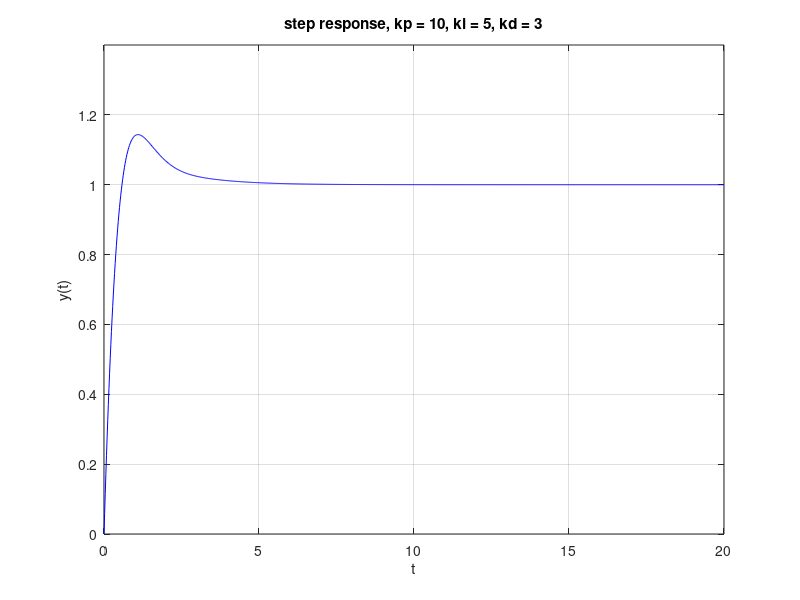
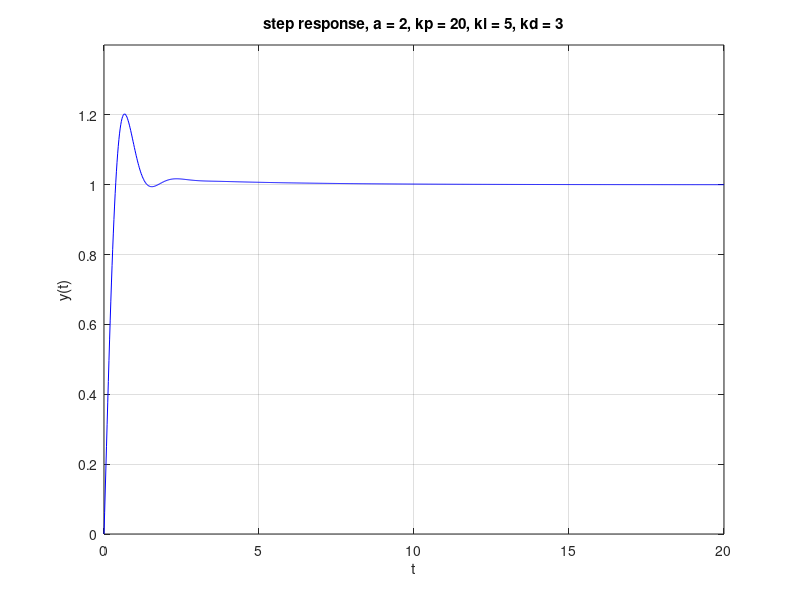
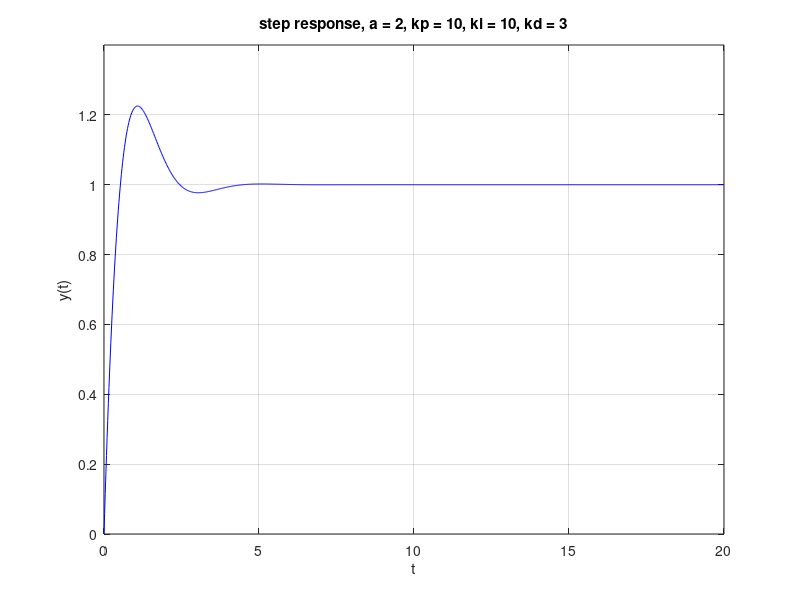
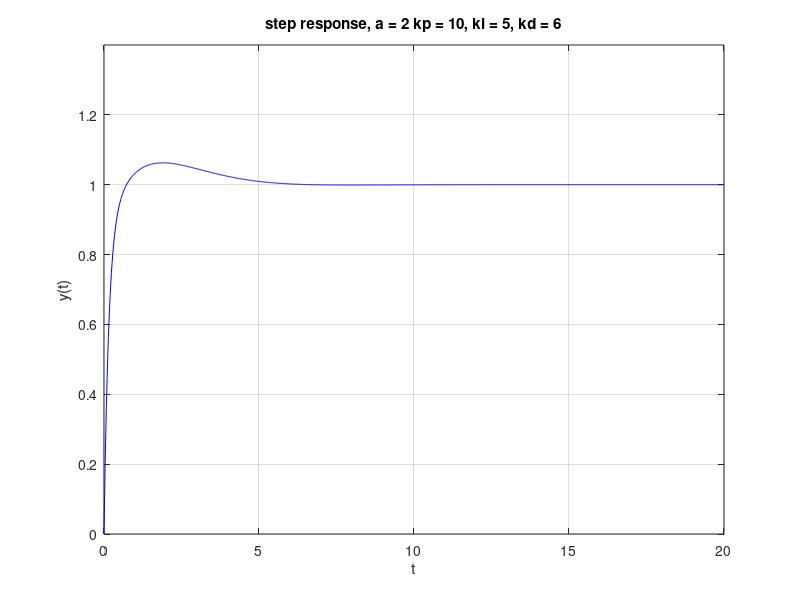

Reproduce these figures in MATLAB, in order.
%% Daniel Revie
% Lab 4
% 11.19.2016
clear;
close all;

%% (a)

% declare parameter values
a = 2; kp = 10; ki = 5; kd = 3;

% Construct transfer function objects for the following:
%   1) System G(S)
%   2) Controller G_c(s)
%   3) Closed-loop feedback system H(s)
%   4) Tracking error H_err(s)
s = tf('s');
G = 1/(s*(s+a));
Gc = kp + ki/s + kd*s;
H = minreal(Gc*G/(1+Gc*G));
Herr = minreal(1/(1+Gc*G));
Hdist = minreal(G/(1+Gc*G));

% Calculate Poles
p = roots(H.den{1});    % H.dem{1} is the vector of the denominator of coefficients of H(s)
p = pzmap(H);

% Calculate the 40-db time constant from the pole lying closest to the
% imaginary axis on the s-plane.
tau = -log10(100)/abs(real(p(3)))
% Define t as a vector of 1001 equally spaced samples spanning the
% intervale 0<=t<=20
t = linspace(0,20,1001);

% Define the unit step
u = @(t) double(t>=0);

% define lsim
y = lsim(H, u(t), t);

% Plot
figure
plot(t, y, 'b-');
title('step response, kp = 10, ki = 5, kd = 3');
xlabel('t');
ylabel('y(t)');
axis([0 20 0 1.4])
grid on;

% Repeat by doubling PID paramters one at a time


% Double p
a = 2; ki = 5; kd = 3;
kp = 20;
G = 1/(s*(s+a));
Gc = kp + ki/s + kd*s;
H = minreal(Gc*G/(1+Gc*G));
% define lsim
y = lsim(H, u(t), t);
% Plot
figure
plot(t, y, 'b-');
title('step response, a = 2, kp = 20, ki = 5, kd = 3');
xlabel('t');
ylabel('y(t)');
axis([0 20 0 1.4])
grid on;
% Double i
a = 2; kp = 10; kd = 3;
ki = 10;
G = 1/(s*(s+a));
Gc = kp + ki/s + kd*s;
H = minreal(Gc*G/(1+Gc*G));
% define lsim
y = lsim(H, u(t), t);
% Plot
figure
plot(t, y, 'b-');
title('step response, a = 2, kp = 10, ki = 10, kd = 3');
xlabel('t');
ylabel('y(t)');
axis([0 20 0 1.4])
grid on;
% Double d
a = 2; kp = 10; ki = 5;
kd = 6;
G = 1/(s*(s+a));
Gc = kp + ki/s + kd*s;
H = minreal(Gc*G/(1+Gc*G));
% define lsim
y = lsim(H, u(t), t);
% Plot
figure
plot(t, y, 'b-');
title('step response, a = 2 kp = 10, ki = 5, kd = 6');
xlabel('t');
ylabel('y(t)');
axis([0 20 0 1.4])
grid on;

% Doubling dp increases the maximum peak of the output. 
% Doubling ki extends the peak value of the output.
% Doubling kd reduces the peak value of the output.


% Double p and i 
%a = 2; kd = 3;
%kp = 20; ki = 10; 
%G = 1/(s*(s+a));
%Gc = kp + ki/s + kd*s;
%H = minreal(Gc*G/(1+Gc*G));

% Double p and d 
%a = 2; ki = 5;
%kp = 20; kd = 6;
%G = 1/(s*(s+a));
%Gc = kp + ki/s + kd*s;
%H = minreal(Gc*G/(1+Gc*G));

%% (b)
% declare parameter values
a = 2; kp = 10; ki = 5; kd = 3;
s = tf('s');
G = 1/(s*(s+a));
Gc = kp + ki/s + kd*s;
H = minreal(Gc*G/(1+Gc*G));
Herr = minreal(1/(1+Gc*G));
Hdist = minreal(G/(1+Gc*G));
t = linspace(0,20,1001);
u = @(t) double(t>=0);


r1 = u(t) + u(t-10);
r2 = 0.1.*t.*u(t);
r3 = atan(0.1*t).*u(t);

r4_1 = .04.*t.*u(t) - .04.*t.*u(t-10);
r4_2 = (-2 + 0.69.*t - 0.07.*t.^2 + 0.0025.*t.^3).*u(t-10) - (-2 + 0.69.*t - 0.07.*t.^2 + 0.0025.*t.^3).*u(t-14);
r4_3 = (0.8 + 0.2.*(t - 14)).*u(t-14) - (0.8 + 0.2.*(t - 14)).*u(t-20);
r4 = r4_1 + r4_2 + r4_3;

y1 = lsim(H,r1,t);
y2 = lsim(H,r2,t);
y3 = lsim(H,r3,t);
y4 = lsim(H,r4,t);

ye1 = lsim(Herr, r1, t);
ye2 = lsim(Herr, r2, t);
ye3 = lsim(Herr, r3, t);
ye4 = lsim(Herr, r4, t);


figure;
plot(t, y1, 'b-', t, r1, 'r--');
title('tracking step changes');
xlabel('t');
ylabel('y(t)');
axis([0 20 0 2.5])
legend('y(t)', 'r(t)', 'Location', 'NorthWest');

figure;
plot(t, ye1, 'b-');
title('tracking error');
xlabel('t');
ylabel('e(t)');
axis([0 20 -.2 1.4])
grid on;

figure;
plot(t, y2, 'b-', t, r2, 'r--');
title('ramp tracking');
xlabel('t');
ylabel('y(t)');
axis([0 20 0 2.5])
legend('y(t)', 'r(t)', 'Location', 'NorthWest');

figure;
plot(t, ye2, 'b-');
title('tracking error');
xlabel('t');
ylabel('e(t)');
axis([0 20 -.1 .1])
grid on;

figure;
plot(t, y3, 'b-', t, r3, 'r--');
title('ramp tracking with correct angle');
xlabel('t');
ylabel('y(t)');
axis([0 20 0 2.5])
legend('y(t)', 'r(t)', 'Location', 'NorthWest');

figure;
plot(t, ye3, 'b-');
title('tracking error');
xlabel('t');
ylabel('e(t)');
axis([0 20 -.1 .1])
grid on;

figure;
plot(t, y4, 'b-', t, r4, 'r--');
title('accelerating case');
xlabel('t');
ylabel('y(t)');
axis([0 20 0 2.5])
legend('y(t)', 'r(t)', 'Location', 'NorthWest');

figure;
plot(t, ye4, 'b-');
title('tracking error');
xlabel('t');
ylabel('e(t)');
axis([0 20 -.1 .1])
grid on;

% Particular case
ki = 0;
s = tf('s');
G = 1/(s*(s+a));
Gc = kp + ki/s + kd*s;
H = minreal(Gc*G/(1+Gc*G));
Herr = minreal(1/(1+Gc*G));
Hdist = minreal(G/(1+Gc*G));
t = linspace(0,20,1001);
u = @(t) double(t>=0);

r2 = 0.1.*t.*u(t);
y2 = lsim(H,r2,t);
ye2 = lsim(Herr, r2, t);

figure;
plot(t, y2, 'b-', t, r2, 'r--');
title('ramp tracking, ki = 0');
xlabel('t');
ylabel('y(t)');
axis([0 20 0 2.5])
legend('y(t)', 'r(t)');

figure;
plot(t, ye2, 'b-');
title('tracking errorn ki = 0');
xlabel('t');
ylabel('e(t)');
axis([0 20 -.1 .1])
grid on;

%% (c)
% declare parameter values
a = 2; kp = 10; ki = 5; kd = 3; tau = 0.05;
s = tf('s');
G = 1/(s*(s+a));
Gc = kp + ki/s + kd*s/(tau*s + 1);
H = minreal(Gc*G/(1+Gc*G));
Herr = minreal(1/(1+Gc*G));
Hdist = minreal(G/(1+Gc*G));
t = linspace(0,20,1001);
u = @(t) double(t>=0);


r1 = u(t) + u(t-10);
r2 = 0.1.*t.*u(t);
r3 = atan(0.1*t).*u(t);

r4_1 = .04.*t.*u(t) - .04.*t.*u(t-10);
r4_2 = (-2 + 0.69.*t - 0.07.*t.^2 + 0.0025.*t.^3).*u(t-10) - (-2 + 0.69.*t - 0.07.*t.^2 + 0.0025.*t.^3).*u(t-14);
r4_3 = (0.8 + 0.2.*(t - 14)).*u(t-14) - (0.8 + 0.2.*(t - 14)).*u(t-20);
r4 = r4_1 + r4_2 + r4_3;


H = Herr*Gc;
f1 = lsim(H, r1, t);
f2 = lsim(H, r2, t);
f3 = lsim(H, r3, t);
f4 = lsim(H, r4, t);


figure;
plot(t, f1);
title('torque f(t) -- step changes');
xlabel('t');
ylabel('f(t)');
axis([0 20 -20 80])
grid on;

figure;
plot(t, f2);
title('torque f(t) -- ramp tracking');
xlabel('t');
ylabel('f(t)');
axis([0 20 0, .5])
grid on;

figure;
plot(t, f3);
title('torque f(t) -- ramp with correct angle');
xlabel('t');
ylabel('f(t)');
axis([0 20 0, .5])
grid on;

figure;
plot(t, f4);
title('torque f(t) -- accelerating case');
xlabel('t');
ylabel('f(t)');
axis([0 20 0, .7])
grid on;

%% (d)
a = 2; kp = 10; ki = 5; kd = 3; tau = 0.05;
s = tf('s');
G = 1/(s*(s+a));
Gc = kp + ki/s + kd*s/(tau*s + 1);
H = minreal(Gc*G/(1+Gc*G));
Herr = minreal(1/(1+Gc*G));
Hdist = minreal(G/(1+Gc*G));
t = linspace(0,20,1001);
u = @(t) double(t>=0);


r1 = u(t) + u(t-10);
r2 = 0.1.*t.*u(t);
r3 = atan(0.1*t).*u(t);

r4_1 = .04.*t.*u(t) - .04.*t.*u(t-10);
r4_2 = (-2 + 0.69.*t - 0.07.*t.^2 + 0.0025.*t.^3).*u(t-10) - (-2 + 0.69.*t - 0.07.*t.^2 + 0.0025.*t.^3).*u(t-14);
r4_3 = (0.8 + 0.2.*(t - 14)).*u(t-14) - (0.8 + 0.2.*(t - 14)).*u(t-20);
r4 = r4_1 + r4_2 + r4_3;

fdist = 2*(u(t-4)-u(t-6)); % wind gust

ydist = lsim(Hdist,fdist,t);

y1 = lsim(H,r1,t);
ytot1 = y1 + ydist;

y2 = lsim(H,r2,t);
ytot2 = y2 + ydist;

y3 = lsim(H,r3,t);
ytot3 = y3 + ydist;

y4 = lsim(H,r4,t);
ytot4 = y4 + ydist;

figure;
plot(t, ytot1, 'b', t, r1, 'r--', t, fdist, 'k:');
title('wind gust -- step changes');
xlabel('t');
ylabel('f(t)');
axis([0 20 0, 2.5])
legend('y(t)', 'r(t)', 'fdist', 'Location', 'SouthEast');

figure;
plot(t, ytot2, 'b', t, r2, 'r--', t, fdist, 'k:');
title('wind gust -- ramp');
xlabel('t');
ylabel('f(t)');
axis([0 20 0, 2.5])
legend('y(t)', 'r(t)', 'fdist', 'Location', 'SouthEast');

figure;
plot(t, ytot3, 'b', t, r3, 'r--', t, fdist, 'k:');
title('wind gust -- ramp with correct angle');
xlabel('t');
ylabel('f(t)');
axis([0 20 0, 2.5])
legend('y(t)', 'r(t)', 'fdist', 'Location', 'NorthEast');


figure;
plot(t, ytot4, 'b', t, r4, 'r--', t, fdist, 'k:');
title('wind gust -- accelerating');
xlabel('t');
ylabel('f(t)');
axis([0 20 0, 2.5])
legend('y(t)', 'r(t)', 'fdist', 'Location', 'SouthEast');

seed=2016; rng(seed);              % initialize random number generator
fdist = randn(size(t));            % zero-mean, unit-variance noise
ydist = lsim(Hdist,fdist,t);

y1 = lsim(H,r1,t);
ytot1 = y1 + ydist;

y2 = lsim(H,r2,t);
ytot2 = y2 + ydist;

y3 = lsim(H,r3,t);
ytot3 = y3 + ydist;

y4 = lsim(H,r4,t);
ytot4 = y4 + ydist;

figure;
plot(t, ytot1, 'b', t, r1, 'r--');
title('wind noise -- step changes');
xlabel('t');
ylabel('f(t)');
axis([0 20 0, 2.5])
legend('y(t)', 'r(t)', 'Location', 'NorthWest');


figure;
plot(t, ytot2, 'b', t, r2, 'r--');
title('wind noise -- ramp');
xlabel('t');
ylabel('f(t)');
axis([0 20 0, 2.5])
legend('y(t)', 'r(t)', 'Location', 'NorthWest');


figure;
plot(t, ytot3, 'b', t, r3, 'r--');
title('wind noise -- ramp with correct angle');
xlabel('t');
ylabel('f(t)');
axis([0 20 0, 2.5])
legend('y(t)', 'r(t)', 'Location', 'NorthWest');


figure;
plot(t, ytot4, 'b', t, r4, 'r--');
title('wind noise -- accelerating');
xlabel('t');
ylabel('f(t)');
axis([0 20 0, 2.5])
legend('y(t)', 'r(t)', 'Location', 'NorthWest');